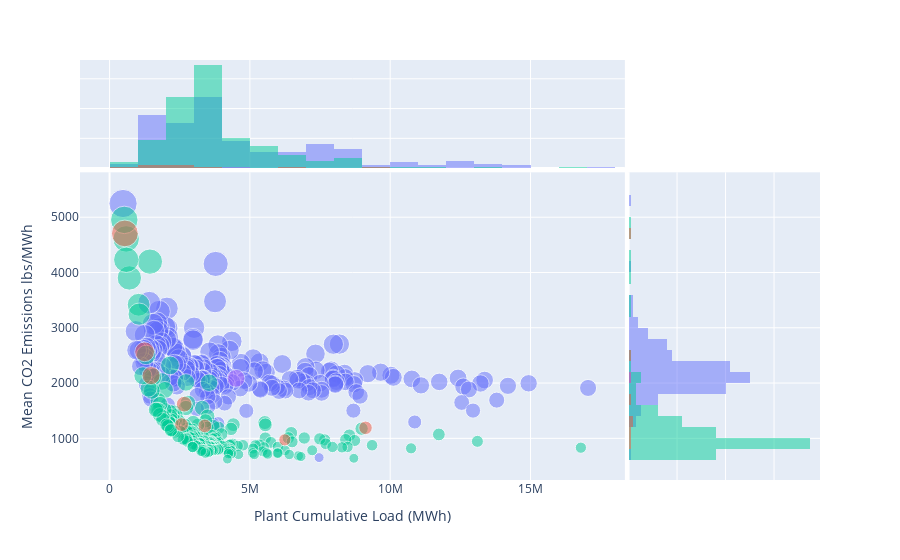

Here is the notebook cell this chart was saved with:
### Code cell
switches = {'emission':'co2_lbs', 'country_long':'United States of America'}
switches['emission_label'] = f"Mean {switches['emission'].replace('_lbs','').upper()} Emissions lbs/MWh"

if switches['country_long'] == 'World':
    query = f"""
            SELECT
                a.plant_id_wri,
                a.country_long, 
                a.primary_fuel,
                a.{switches['emission']}_per_mwh,
                a.cum_load
            FROM {Config.SCHEMA}.plant a
            ORDER BY a.cum_{switches['emission']} DESC
            LIMIT 500
            """
else:
    query = f"""
        SELECT
            a.plant_id_wri,
            a.country_long, 
            a.primary_fuel,
            a.{switches['emission']}_per_mwh,
            a.cum_load
        FROM {Config.SCHEMA}.plant a
        WHERE a.country_long = '{switches['country_long']}'
        ORDER BY a.cum_{switches['emission']} DESC
        LIMIT 500
        """

df = pd.read_sql(query, engine)

# --- clean up ---
df = df.dropna()
percentile = df[f"{switches['emission']}_per_mwh"].quantile(0.94)
df = df.loc[(df[f"{switches['emission']}_per_mwh"] > 0) & (df["cum_load"] > 0) & (df[f"{switches['emission']}_per_mwh"] < percentile)]

df.columns = ['WRI Plant ID', 'Country', 'Primary Fuel', switches['emission_label'], "Plant Cumulative Load (MWh)"]

fig = px.scatter(df, x="Plant Cumulative Load (MWh)", y=switches['emission_label'],
                color='Primary Fuel', size=switches['emission_label'], opacity=0.5,
                hover_data=['Country'],
                marginal_x='histogram', marginal_y='histogram', color_discrete_map=primary_fuel_cmap)

fig.update_layout(xaxis_title='Plant Cumulative Load (MWh)', yaxis_title=switches['emission_label'])
fig.update_layout(showlegend=False)

### Figure 1 — Plotly figure (JSON) as saved in the notebook; plotly's stock layout.template omitted (floating-point values rounded to 4 significant figures; data arrays with more than 128 entries replaced by an {"elided": "..."} marker saying what was removed)
{"data": [{"customdata": {"elided": "205x1 str values"}, "hovertemplate": "Primary Fuel=Coal<br>Plant Cumulative Load (MWh)=%{x}<br>Mean CO2 Emissions lbs/MWh=%{marker.size}<br>Country=%{customdata[0]}<extra></extra>", "legendgroup": "Coal", "marker": {"color": "#636EFA", "opacity": 0.5, "size": {"elided": "205 float values"}, "sizemode": "area", "sizeref": 13.12, "symbol": "circle"}, "mode": "markers", "name": "Coal", "showlegend": true, "type": "scatter", "x": {"elided": "205 float values"}, "xaxis": "x", "y": {"elided": "205 float values"}, "yaxis": "y"}, {"alignmentgroup": "True", "bingroup": "x", "hovertemplate": "Primary Fuel=Coal<br>Plant Cumulative Load (MWh)=%{x}<br>count=%{y}<extra></extra>", "legendgroup": "Coal", "marker": {"color": "#636EFA"}, "name": "Coal", "offsetgroup": "Coal", "opacity": 0.5, "showlegend": false, "type": "histogram", "x": {"elided": "205 float values"}, "xaxis": "x3", "yaxis": "y3"}, {"alignmentgroup": "True", "bingroup": "y", "hovertemplate": "Primary Fuel=Coal<br>Mean CO2 Emissions lbs/MWh=%{y}<br>count=%{x}<extra></extra>", "legendgroup": "Coal", "marker": {"color": "#636EFA"}, "name": "Coal", "offsetgroup": "Coal", "opacity": 0.5, "showlegend": false, "type": "histogram", "xaxis": "x2", "y": {"elided": "205 float values"}, "yaxis": "y2"}, {"customdata": {"elided": "201x1 str values"}, "hovertemplate": "Primary Fuel=Gas<br>Plant Cumulative Load (MWh)=%{x}<br>Mean CO2 Emissions lbs/MWh=%{marker.size}<br>Country=%{customdata[0]}<extra></extra>", "legendgroup": "Gas", "marker": {"color": "#00CC96", "opacity": 0.5, "size": {"elided": "201 float values"}, "sizemode": "area", "sizeref": 13.12, "symbol": "circle"}, "mode": "markers", "name": "Gas", "showlegend": true, "type": "scatter", "x": {"elided": "201 float values"}, "xaxis": "x", "y": {"elided": "201 float values"}, "yaxis": "y"}, {"alignmentgroup": "True", "bingroup": "x", "hovertemplate": "Primary Fuel=Gas<br>Plant Cumulative Load (MWh)=%{x}<br>count=%{y}<extra></extra>", "legendgroup": "Gas", "marker": {"color": "#00CC96"}, "name": "Gas", "offsetgroup": "Gas", "opacity": 0.5, "showlegend": false, "type": "histogram", "x": {"elided": "201 float values"}, "xaxis": "x3", "yaxis": "y3"}, {"alignmentgroup": "True", "bingroup": "y", "hovertemplate": "Primary Fuel=Gas<br>Mean CO2 Emissions lbs/MWh=%{y}<br>count=%{x}<extra></extra>", "legendgroup": "Gas", "marker": {"color": "#00CC96"}, "name": "Gas", "offsetgroup": "Gas", "opacity": 0.5, "showlegend": false, "type": "histogram", "xaxis": "x2", "y": {"elided": "201 float values"}, "yaxis": "y2"}, {"customdata": [["United States of America"], ["United States of America"], ["United States of America"], ["United States of America"], ["United States of America"], ["United States of America"], ["United States of America"], ["United States of America"]], "hovertemplate": "Primary Fuel=Oil<br>Plant Cumulative Load (MWh)=%{x}<br>Mean CO2 Emissions lbs/MWh=%{marker.size}<br>Country=%{customdata[0]}<extra></extra>", "legendgroup": "Oil", "marker": {"color": "#EF553B", "opacity": 0.5, "size": [1190.0, 973.0, 1618.0, 1225.0, 2565.0, 1248.0, 2135.0, 4707.0], "sizemode": "area", "sizeref": 13.12, "symbol": "circle"}, "mode": "markers", "name": "Oil", "showlegend": true, "type": "scatter", "x": [9121000.0, 6245000.0, 2659000.0, 3394000.0, 1249000.0, 2566000.0, 1480000.0, 544900.0], "xaxis": "x", "y": [1190.0, 973.0, 1618.0, 1225.0, 2565.0, 1248.0, 2135.0, 4707.0], "yaxis": "y"}, {"alignmentgroup": "True", "bingroup": "x", "hovertemplate": "Primary Fuel=Oil<br>Plant Cumulative Load (MWh)=%{x}<br>count=%{y}<extra></extra>", "legendgroup": "Oil", "marker": {"color": "#EF553B"}, "name": "Oil", "offsetgroup": "Oil", "opacity": 0.5, "showlegend": false, "type": "histogram", "x": [9121000.0, 6245000.0, 2659000.0, 3394000.0, 1249000.0, 2566000.0, 1480000.0, 544900.0], "xaxis": "x3", "yaxis": "y3"}, {"alignmentgroup": "True", "bingroup": "y", "hovertemplate": "Primary Fuel=Oil<br>Mean CO2 Emissions lbs/MWh=%{y}<br>count=%{x}<extra></extra>", "legendgroup": "Oil", "marker": {"color": "#EF553B"}, "name": "Oil", "offsetgroup": "Oil", "opacity": 0.5, "showlegend": false, "type": "histogram", "xaxis": "x2", "y": [1190.0, 973.0, 1618.0, 1225.0, 2565.0, 1248.0, 2135.0, 4707.0], "yaxis": "y2"}, {"customdata": [["United States of America"]], "hovertemplate": "Primary Fuel=Petcoke<br>Plant Cumulative Load (MWh)=%{x}<br>Mean CO2 Emissions lbs/MWh=%{marker.size}<br>Country=%{customdata[0]}<extra></extra>", "legendgroup": "Petcoke", "marker": {"color": "#AB63FA", "opacity": 0.5, "size": [2085.0], "sizemode": "area", "sizeref": 13.12, "symbol": "circle"}, "mode": "markers", "name": "Petcoke", "showlegend": true, "type": "scatter", "x": [4505000.0], "xaxis": "x", "y": [2085.0], "yaxis": "y"}, {"alignmentgroup": "True", "bingroup": "x", "hovertemplate": "Primary Fuel=Petcoke<br>Plant Cumulative Load (MWh)=%{x}<br>count=%{y}<extra></extra>", "legendgroup": "Petcoke", "marker": {"color": "#AB63FA"}, "name": "Petcoke", "offsetgroup": "Petcoke", "opacity": 0.5, "showlegend": false, "type": "histogram", "x": [4505000.0], "xaxis": "x3", "yaxis": "y3"}, {"alignmentgroup": "True", "bingroup": "y", "hovertemplate": "Primary Fuel=Petcoke<br>Mean CO2 Emissions lbs/MWh=%{y}<br>count=%{x}<extra></extra>", "legendgroup": "Petcoke", "marker": {"color": "#AB63FA"}, "name": "Petcoke", "offsetgroup": "Petcoke", "opacity": 0.5, "showlegend": false, "type": "histogram", "xaxis": "x2", "y": [2085.0], "yaxis": "y2"}], "layout": {"barmode": "overlay", "legend": {"itemsizing": "constant", "title": {"text": "Primary Fuel"}, "tracegroupgap": 0}, "margin": {"t": 60}, "showlegend": false, "xaxis": {"anchor": "y", "domain": [0, 0.7363], "title": {"text": "Plant Cumulative Load (MWh)"}}, "xaxis2": {"anchor": "y2", "domain": [0.7413, 1], "matches": "x2", "showgrid": true, "showline": false, "showticklabels": false, "ticks": ""}, "xaxis3": {"anchor": "y3", "domain": [0, 0.7363], "matches": "x", "showgrid": true, "showticklabels": false}, "xaxis4": {"anchor": "y4", "domain": [0.7413, 1], "matches": "x2", "showgrid": true, "showline": false, "showticklabels": false, "ticks": ""}, "yaxis": {"anchor": "x", "domain": [0, 0.7326], "title": {"text": "Mean CO2 Emissions lbs/MWh"}}, "yaxis2": {"anchor": "x2", "domain": [0, 0.7326], "matches": "y", "showgrid": true, "showticklabels": false}, "yaxis3": {"anchor": "x3", "domain": [0.7426, 1], "matches": "y3", "showgrid": true, "showline": false, "showticklabels": false, "ticks": ""}, "yaxis4": {"anchor": "x4", "domain": [0.7426, 1], "matches": "y3", "showgrid": true, "showline": false, "showticklabels": false, "ticks": ""}}}
